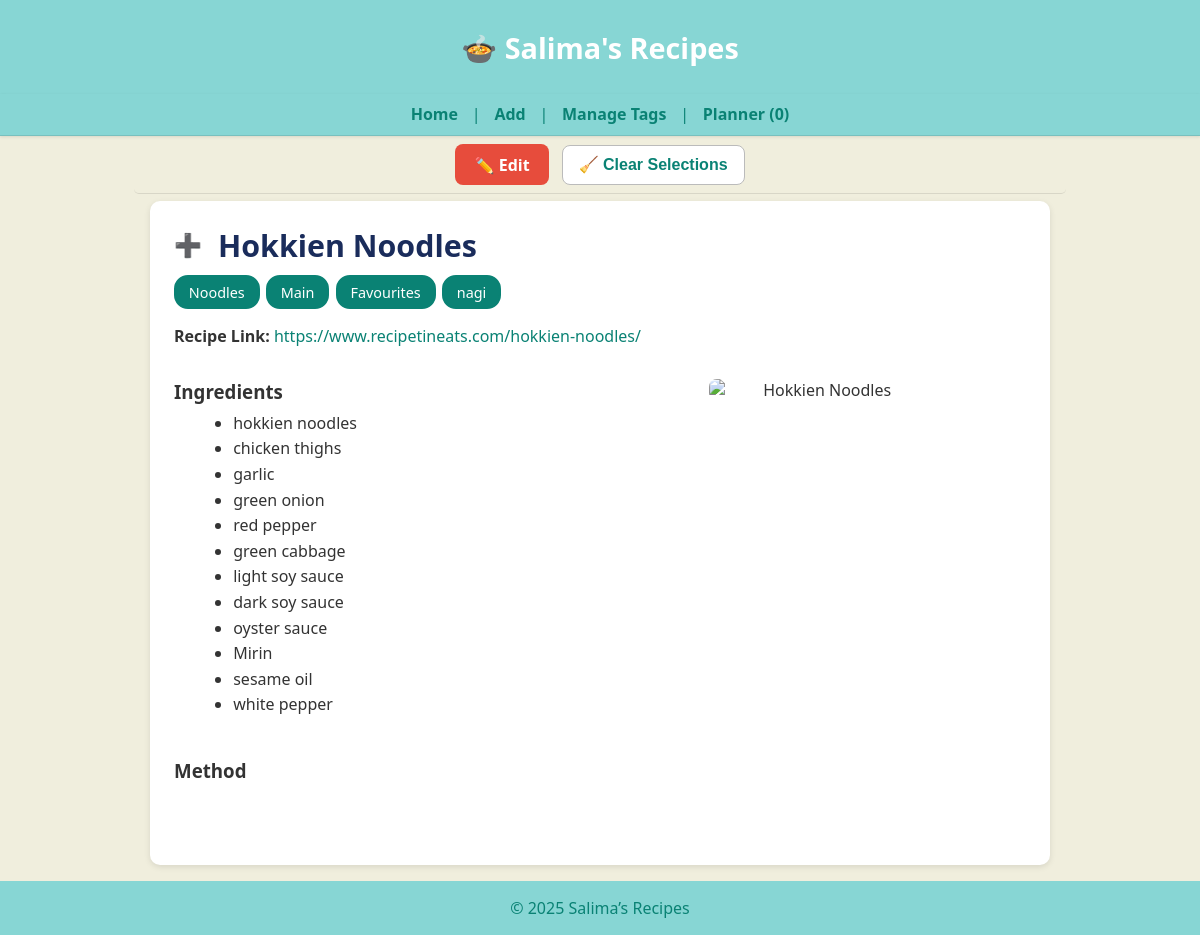
The app's page /recipe/287 with its own data.
### tables this page shows
CREATE TABLE recipes (
    id INTEGER PRIMARY KEY,
    name TEXT,
    ingredients JSON,
    method TEXT,
    tags JSON,
    category TEXT,
    source TEXT,
    linked_recipe TEXT,
    image_url TEXT,
    notes TEXT,
    created_at DATETIME DEFAULT CURRENT_TIMESTAMP,
    updated_at DATETIME DEFAULT CURRENT_TIMESTAMP
);

### app.py (the view)
@app.route("/recipe/<int:recipe_id>")
def recipe_detail(recipe_id):
    row = get_recipe(recipe_id)
    if not row:
        abort(404)
    (
        rid, name, ingredients, method, tags,
        category, source, linked_recipe, image_url, notes,
        created_at, updated_at
    ) = row
    import json
    try:
        if ingredients and ingredients.strip().startswith("["):
            ingredients_parsed = json.loads(ingredients)
            if isinstance(ingredients_parsed, str):
                ingredients_parsed = json.loads(ingredients_parsed)
        else:
            text = (ingredients or "").replace(",", "\n")
            ingredients_parsed = [i.strip() for i in text.splitlines() if i.strip()]
    except Exception:
        text = (ingredients or "").replace(",", "\n").replace("[", "").replace("]", "").replace('"', "")
        ingredients_parsed = [i.strip() for i in text.splitlines() if i.strip()]
    return render_template(
        "recipe_detail.html",
        id=rid,
        name=name,
        ingredients=ingredients_parsed,
        raw_ingredients=ingredients or "",
        method=method or "",
        image_url=image_url or "",
        tags=tags or "",
        linked_recipe=linked_recipe or "",
        notes=notes or ""
    )

### app.py (called while the page is built)
@app.teardown_appcontext
def close_connection(exception):
    db = getattr(g, "_database", None)
    if db is not None:
        db.close()

def get_conn():
    return sqlite3.connect(DB_PATH)

def get_recipe(recipe_id: int):
    with get_conn() as conn:
        c = conn.cursor()
        c.execute("""
            SELECT id, name, ingredients, method, tags,
                   category, source, linked_recipe, image_url, notes,
                   created_at, updated_at
            FROM recipes
            WHERE id = ?
        """, (recipe_id,))
        row = c.fetchone()
        return row

### templates/recipe_detail.html (shortened to what this page needs)
{% extends "base.html" %}
{% block content %}
<main class="homepage">
  <div class="recipe-detail" style="max-width:900px; margin:auto; background:#fff; border-radius:10px; padding:1.5rem; box-shadow:0 2px 6px rgba(0,0,0,0.1);">
    <div style="display:flex; align-items:center; gap:0.6rem; margin-bottom:0.6rem; flex-wrap:wrap;">
      <button class="select-dish-btn"
        data-id="{{ id }}"
        data-name="{{ name }}"
        aria-label="Select this recipe">
  <span class="icon"></span>
</button>
      <h2 class="recipe-title" style="margin:0; font-size:1.9rem; color:#1a2c5b; text-align:left;">
        {{ name }}
      </h2>
    </div>
    {% if tags %}
      <div class="recipe-tags" style="margin:0.5rem 0 1rem; display:flex; flex-wrap:wrap; gap:0.4rem;">
        {% for t in tags.split(',') %}
          {% set tag_clean = t.strip() %}
          <a href="{{ url_for('search') }}?tag={{ tag_clean }}"
             class="tag-pill"
             style="
               display:inline-block;
               background: var(--brand-dark);
               color:#fff;
               border-radius:14px;
               padding:0.35rem 0.8rem;
               font-size:0.9rem;
               font-weight:500;
               text-decoration:none;
               transition:background 0.2s ease;">
             {{ tag_clean }}
          </a>
        {% endfor %}
      </div>
    {% endif %}
    {% if linked_recipe %}
      <div style="margin-bottom:1rem; text-align:left;">
        <strong>Recipe Link:</strong>
        <a href="{{ linked_recipe }}" target="_blank" rel="noopener"
           style="color:#0a8274; word-break:break-all;">
          {{ linked_recipe }}
        </a>
      </div>
    {% endif %}
    <div class="content-row" style="display:flex; flex-wrap:wrap; gap:1.5rem; align-items:flex-start;">
      <div class="ingredients-column" style="flex:1; min-width:260px;">
        <h3>Ingredients</h3>
        <ul class="ingredients-list" style="margin-top:0.4rem;">
          {% for it in ingredients %}
            <li>{{ it }}</li>
          {% endfor %}
        </ul>
      </div>
      {% if image_url %}
      <div class="image-column" style="flex:0 0 220px; text-align:center;">
        <img src="{{ image_url }}" alt="{{ name }}" class="recipe-image" style="width:100%; max-width:220px; border-radius:8px;">
      </div>
      {% endif %}
    </div>
    <h3 style="margin-top:1.5rem; text-align:left;">Method</h3>
    <div class="method-text"
         style="white-space:pre-line; line-height:1.6; text-align:left;">
    </div>
  </div>
</main>
{% endblock %}

### static/style.css (style rules this page uses)
:root { --brand: #87d6d4; --brand-dark: #0a8274; --background: #f0eedd; }
body { font-family: "Segoe UI", Helvetica, Arial, sans-serif; background: var(--background); color: #333; margin: 0; padding: 0; }
main { background: var(--background); max-width: 100%; margin: 0; padding: 0; box-shadow: none; border: none; }
a { color: var(--brand-dark); text-decoration: none; transition: color 0.2s ease; }
button { background: var(--brand); color: white; border: none; padding: 0.6rem 1.2rem; font-size: 1rem; border-radius: 4px; cursor: pointer; transition: background 0.2s ease; }
.tag-pill { display: inline-block; padding: 0.4rem 0.8rem; border: 2px solid var(--brand-dark); border-radius: 20px; background: #fff; color: #333; text-align: center; font-size: 0.9rem; cursor: pointer; transition: all 0.2s ease; }
.recipe-tags { margin-top: 0.5rem; display: flex; flex-wrap: wrap; gap: 0.4rem; }
.recipe-image { max-width: 200px; width: 100%; border-radius: 8px; display: block; margin: 1rem 0; }
.select-dish-btn { background: transparent; border: none; outline: none; cursor: pointer; width: 1.6rem; height: 1.6rem; display: flex; align-items: center; justify-content: center; }
.select-dish-btn::before { content: "+"; color: #aaa; font-size: 1.6rem; transition: color 0.25s ease, transform 0.2s ease, opacity 0.2s ease; }
main.homepage { max-width: 900px; margin: 0 auto; padding: 0 1rem 1rem; background: var(--background); border: none; box-shadow: none; }
.recipe-detail { max-width: 900px; margin: 1rem auto; padding: 1.5rem 2rem; background: #fff; border-radius: 10px; text-align: left; }
.recipe-detail h3 { margin-top: 1rem; margin-bottom: 0.4rem; }
.recipe-detail .method-text { margin-top: 0; line-height: 1.6; white-space: pre-line; }
.recipe-detail img { border-radius: 8px; max-width: 220px; }
.recipe-detail .content-row { display: flex; align-items: flex-start; gap: 0.75rem; }
.recipe-detail .ingredients-column { flex: 0 1 auto; min-width: 260px; max-width: 60%; }
.recipe-detail .ingredients-column ul { list-style-type: disc; margin-left: 1.2rem; line-height: 1.6; }
.recipe-detail .image-column img { max-width: 160px; width: 100%; border-radius: 8px; }
.select-dish-btn { all: unset; display: inline-flex; align-items: center; justify-content: center; width: 28px; height: 28px; cursor: pointer; vertical-align: middle; margin-right: 0.4rem; background: none !important; border: none !important; box-shadow: none !important; }
.select-dish-btn .icon { font-size: 1.4rem; color: #888; transition: color 0.2s ease; line-height: 1; }
.recipe-detail .select-dish-btn, .recipe-detail .select-dish-btn::before, .recipe-detail .select-dish-btn::after { -webkit-appearance: none !important; appearance: none !important; content: none !important; }

### records on screen
recipes: name "Hokkien Noodles", linked_recipe "https://www.recipetineats.com/hokkien-noodles/"

### other values on screen
{{ tag_clean }} "Noodles" "Main" "Favourites" "nagi"
{{ it }} "hokkien noodles" "chicken thighs" "garlic" "green onion" "red pepper" "green cabbage" "light soy sauce" "dark soy sauce" "oyster sauce" "Mirin" "sesame oil" "white pepper"
{{ 2025|default(2025) }} "2025"
